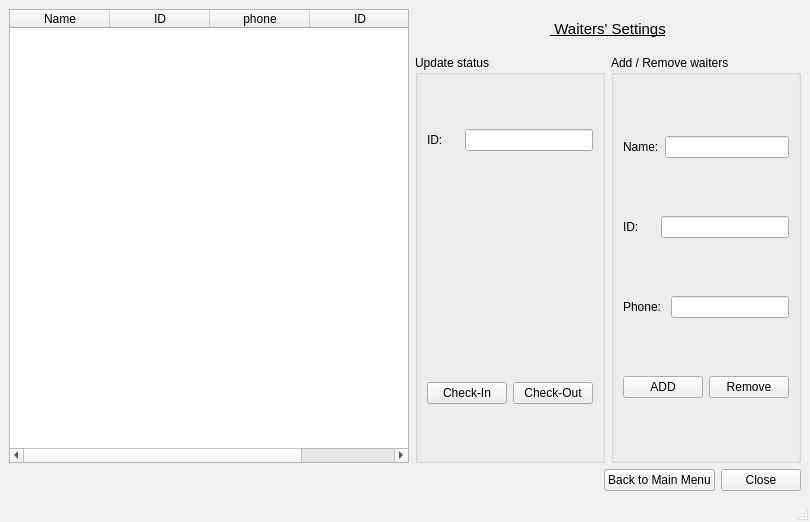
<?xml version="1.0" encoding="UTF-8"?>
<ui version="4.0">
 <class>MainWindow</class>
 <widget class="QMainWindow" name="MainWindow">
  <property name="geometry">
   <rect>
    <x>0</x>
    <y>0</y>
    <width>810</width>
    <height>522</height>
   </rect>
  </property>
  <property name="windowTitle">
   <string>Waiter</string>
  </property>
  <widget class="QWidget" name="centralwidget">
   <layout class="QVBoxLayout" name="verticalLayout_4">
    <item>
     <layout class="QHBoxLayout" name="horizontalLayout_8">
      <item>
       <widget class="QTableWidget" name="tableWidget">
        <property name="minimumSize">
         <size>
          <width>400</width>
          <height>100</height>
         </size>
        </property>
        <column>
         <property name="text">
          <string>Name</string>
         </property>
        </column>
        <column>
         <property name="text">
          <string>ID</string>
         </property>
        </column>
        <column>
         <property name="text">
          <string>phone</string>
         </property>
        </column>
        <column>
         <property name="text">
          <string>ID</string>
         </property>
        </column>
       </widget>
      </item>
      <item>
       <layout class="QVBoxLayout" name="verticalLayout_3">
        <item>
         <widget class="QLabel" name="label_3">
          <property name="maximumSize">
           <size>
            <width>400</width>
            <height>40</height>
           </size>
          </property>
          <property name="font">
           <font>
            <pointsize>11</pointsize>
            <underline>true</underline>
           </font>
          </property>
          <property name="text">
           <string> Waiters' Settings</string>
          </property>
          <property name="alignment">
           <set>Qt::AlignCenter</set>
          </property>
         </widget>
        </item>
        <item>
         <layout class="QHBoxLayout" name="horizontalLayout_9">
          <item>
           <widget class="QGroupBox" name="groupBox_2">
            <property name="title">
             <string>Update status</string>
            </property>
            <layout class="QVBoxLayout" name="verticalLayout_2">
             <item>
              <layout class="QHBoxLayout" name="horizontalLayout_7">
               <item>
                <widget class="QLabel" name="label">
                 <property name="text">
                  <string>ID:     </string>
                 </property>
                </widget>
               </item>
               <item>
                <widget class="QLineEdit" name="lineEdit"/>
               </item>
              </layout>
             </item>
             <item>
              <spacer name="verticalSpacer">
               <property name="orientation">
                <enum>Qt::Vertical</enum>
               </property>
               <property name="sizeType">
                <enum>QSizePolicy::Fixed</enum>
               </property>
               <property name="sizeHint" stdset="0">
                <size>
                 <width>20</width>
                 <height>180</height>
                </size>
               </property>
              </spacer>
             </item>
             <item>
              <layout class="QHBoxLayout" name="horizontalLayout_6">
               <item>
                <widget class="QPushButton" name="pushButton_2">
                 <property name="text">
                  <string>Check-In</string>
                 </property>
                </widget>
               </item>
               <item>
                <widget class="QPushButton" name="pushButton">
                 <property name="text">
                  <string>Check-Out</string>
                 </property>
                </widget>
               </item>
              </layout>
             </item>
            </layout>
           </widget>
          </item>
          <item>
           <widget class="QGroupBox" name="groupBox">
            <property name="title">
             <string>Add / Remove waiters</string>
            </property>
            <layout class="QVBoxLayout" name="verticalLayout">
             <item>
              <layout class="QHBoxLayout" name="horizontalLayout">
               <item>
                <widget class="QLabel" name="label_7">
                 <property name="text">
                  <string>Name:</string>
                 </property>
                </widget>
               </item>
               <item>
                <widget class="QLineEdit" name="lineEdit_6"/>
               </item>
              </layout>
             </item>
             <item>
              <layout class="QHBoxLayout" name="horizontalLayout_2">
               <item>
                <widget class="QLabel" name="label_8">
                 <property name="text">
                  <string>ID:     </string>
                 </property>
                </widget>
               </item>
               <item>
                <widget class="QLineEdit" name="lineEdit_7"/>
               </item>
              </layout>
             </item>
             <item>
              <layout class="QHBoxLayout" name="horizontalLayout_3">
               <item>
                <widget class="QLabel" name="label_4">
                 <property name="text">
                  <string>Phone: </string>
                 </property>
                </widget>
               </item>
               <item>
                <widget class="QLineEdit" name="lineEdit_3"/>
               </item>
              </layout>
             </item>
             <item>
              <layout class="QHBoxLayout" name="horizontalLayout_5">
               <item>
                <widget class="QPushButton" name="pushButton_6">
                 <property name="text">
                  <string>ADD</string>
                 </property>
                </widget>
               </item>
               <item>
                <widget class="QPushButton" name="pushButton_5">
                 <property name="text">
                  <string>Remove</string>
                 </property>
                </widget>
               </item>
              </layout>
             </item>
            </layout>
           </widget>
          </item>
         </layout>
        </item>
       </layout>
      </item>
     </layout>
    </item>
    <item>
     <layout class="QHBoxLayout" name="horizontalLayout_4">
      <item>
       <spacer name="horizontalSpacer">
        <property name="orientation">
         <enum>Qt::Horizontal</enum>
        </property>
        <property name="sizeHint" stdset="0">
         <size>
          <width>40</width>
          <height>20</height>
         </size>
        </property>
       </spacer>
      </item>
      <item>
       <widget class="QPushButton" name="pushButton_3">
        <property name="text">
         <string>Back to Main Menu</string>
        </property>
       </widget>
      </item>
      <item>
       <widget class="QPushButton" name="pushButton_4">
        <property name="text">
         <string>Close</string>
        </property>
       </widget>
      </item>
     </layout>
    </item>
   </layout>
  </widget>
  <widget class="QMenuBar" name="menubar">
   <property name="geometry">
    <rect>
     <x>0</x>
     <y>0</y>
     <width>810</width>
     <height>21</height>
    </rect>
   </property>
  </widget>
  <widget class="QStatusBar" name="statusbar"/>
 </widget>
 <resources/>
 <connections>
  <connection>
   <sender>pushButton_4</sender>
   <signal>clicked()</signal>
   <receiver>MainWindow</receiver>
   <slot>close()</slot>
   <hints>
    <hint type="sourcelabel">
     <x>673</x>
     <y>480</y>
    </hint>
    <hint type="destinationlabel">
     <x>360</x>
     <y>260</y>
    </hint>
   </hints>
  </connection>
 </connections>
</ui>
